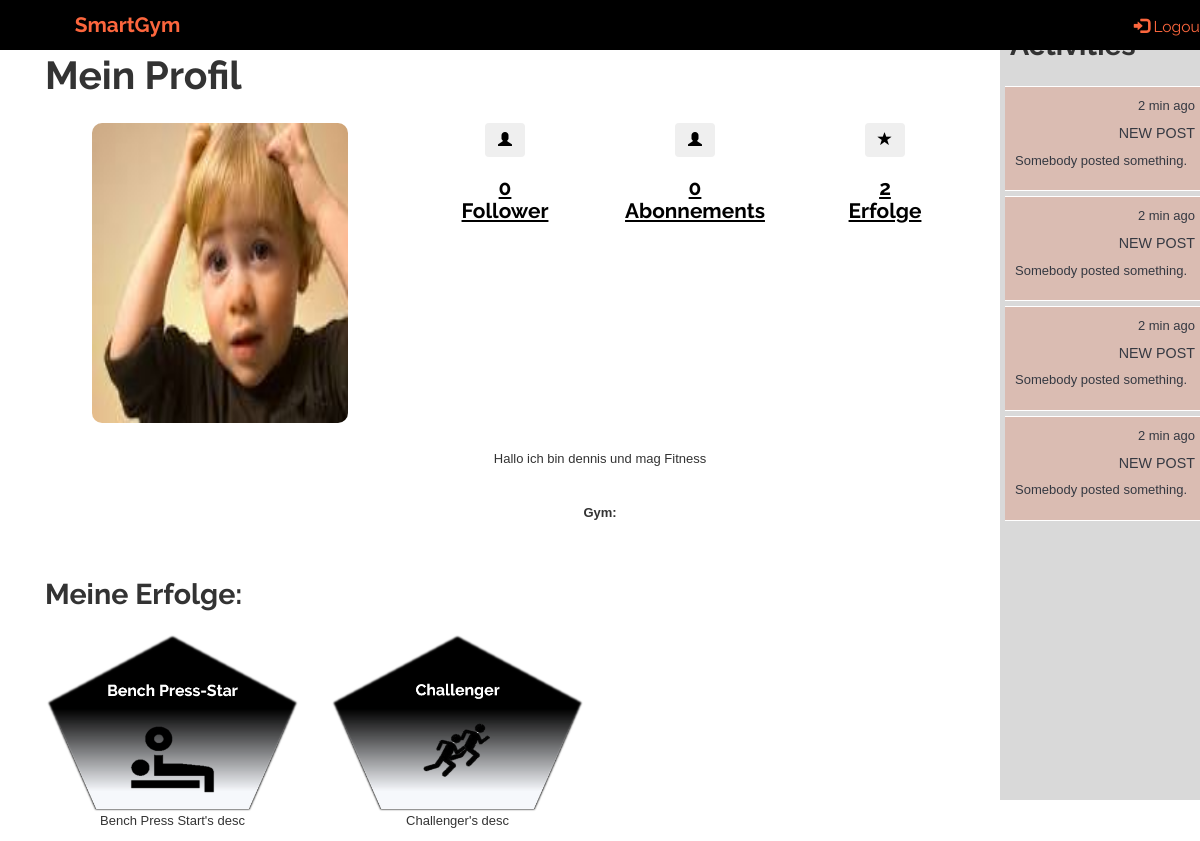
The page /tracker/profile/1 (signed in) on the database as committed earlier.
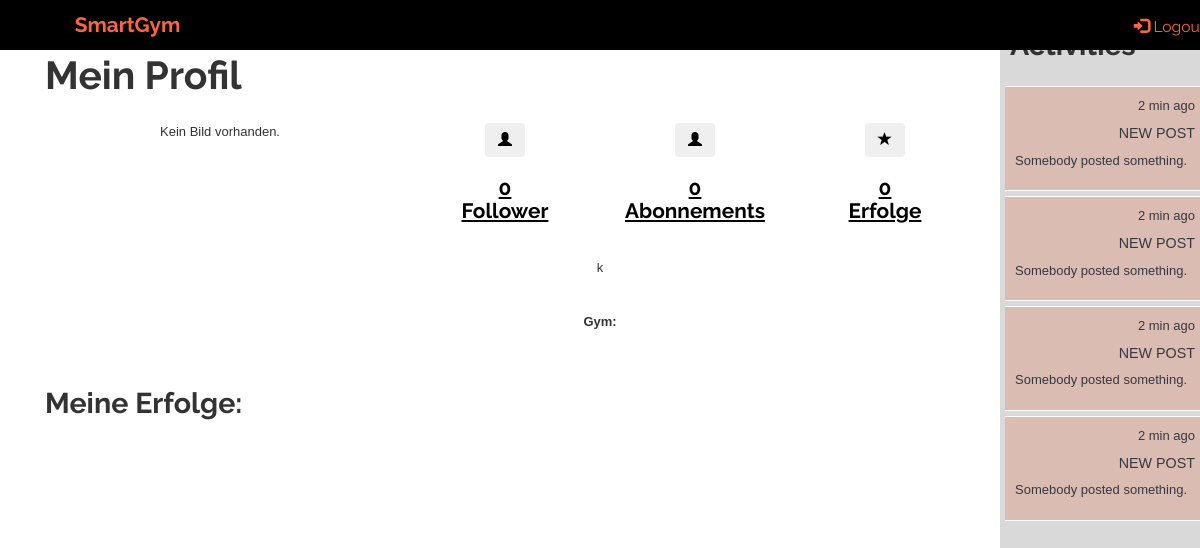
The same page on the database as committed later.
### tracker/models.py (models this page shows, shortened)
class Profile(models.Model):
    user = models.OneToOneField(User, primary_key=True, on_delete=models.CASCADE)
    bio = models.TextField(max_length=500, blank=True, help_text="Beschreibung.")
    profile_image = models.ImageField(upload_to=get_image_path, blank=True, null=True)
    def get_follows_connections(self):
        connections = Connection.objects.filter(follower=self.user)
        return connections
    class Meta:
        abstract = True

class UserProfile(Profile):
    date_of_birth = models.DateField(null=False, blank=False)
    gym = models.ManyToManyField('GymProfile', blank=True)
    rfid_tag = models.CharField('RFID', max_length=10, blank=True, null=True, unique=True)
    achievements = models.ManyToManyField('Achievement', blank=True)

class Achievement(models.Model):
    name = models.CharField(max_length=100, help_text="Insert the name of the achievement here.", primary_key=True)
    description = models.TextField(max_length=500, help_text="What did the user do to achieve it?", null=True,
                                   blank=True)
    user = models.ManyToManyField(User, blank=True)
    achievement_image = models.ImageField(upload_to=get_image_path, blank=True, null=True)

### tracker/views.py (the view)
# urls.py: url(r'^profile/(?P<pk>\d+)$', views.UserProfileView.as_view(), name='profile'),
class UserProfileView(LoginRequiredMixin, generic.DetailView):
    model = UserProfile
    context_object_name = 'profile'
    template_name = 'tracker/profile.html'
    def get_context_data(self, **kwargs):
        context = super().get_context_data(**kwargs)
        context['base_template'] = 'tracker/User/user_tracker_base.html'
        return context

### tracker/templates/tracker/profile.html (shortened to what the changed rows need)
{% extends base_template %}
{% block extra_head %}
{% load static %}
<link rel="stylesheet" href="{% static 'css/style.css' %}">
{% endblock %}
{% block site_content %}
<div class="container background-col">
    <div class="row full-height">
        <div class="col-xs-12 col-sm-12 col-md-12 col-lg-12 padding-0">
            <div class="row row-eq-height">
                {% if profile.user == user %}
                    <div class="col-xs-12 col-sm-12 col-md-12 col-lg-12">
                        <h1>Mein Profil</h1>
                    </div>
                {% else %}
                    <div class="col-xs-12 col-sm-12 col-md-12 col-lg-12 hcenter">
                        <h1>{{ profile.user.username }}'s Profil</h1>
                    </div>
                {% endif %}
            </div>
            <div class="row text-center row-eq-height sm-row-padding">
                <div class="col-xs-12 col-sm-12 col-md-4 col-lg-4 full-h">
                    <div class="row">
                        <div class="col-xs-12 col-sm-12 col-md-4 col-lg-4 full-width">
                            {% if profile.profile_image %}
                                <img src='{{ profile.profile_image.url  }}' class="profile-img img-resize" alt="Profile Image"/>
                            {% else %}
                                <p>Kein Bild vorhanden.</p>
                            {% endif %}
                        </div>
                    </div>
                </div>
                <div class="col-xs-4 col-sm-4 col-md-2 col-lg-2">
                    <a href="{% url 'followers' profile.user.id %}" class="text-center black-text">
                        <h3><b>{{ profile.get_follows_connections |length }}<br>Abonnements</b></h3>
                    </a>
                </div>
                <div class="col-xs-4 cglyol-sm-4 col-md-2 col-lg-2">
                    <a href="#" class="text-center black-text">
                        <h3><b>{{ profile.achievements.all |length }}<br>Erfolge</b></h3>
                    </a>
                </div>
            </div>
            {% if profile.bio %}
                <div class="row text-center sm-row-padding">
                    <div class="col-xs-12 col-sm-12 col-md-12 col-lg-12">
                        <p>{{ profile.bio }}</p>
                    </div>
                </div>
            {% endif %}
            <div class="row sm-row-padding">
                <div class="col-xs-12 col-sm-12 col-md-12 col-lg-12">
                    {% if profile.user == user %}
                        <h2>Meine Erfolge:</h2>
                    {% else %}
                        <h2><b>{{ profile.user.username }}'s Erfolge:</b></h2>
                    {% endif %}
                </div>
            </div>
            <div class="row">
                {% for achievement in profile.achievements.all %}
                    {% if achievement.achievement_image %}
                        <div class="col-xs-12 col-sm-4 col-md-3 col-lg-3">
                            <img class="img-responsive" src="{{ achievement.achievement_image.url }}">
                            <p class="text-center">{{ achievement.description }}</p>
                        </div>
                    {% endif %}
                {% endfor %}
            </div>
        </div>
    </div>
</div>
{% endblock %}

Rows that differ between the two databases and show on the page:
removed Achievement: achievement_image (picture), description "Bench Press Start's desc"
removed Achievement: achievement_image (picture), description "Challenger's desc"
changed UserProfile: profile_image "photos/1/index.jpeg" → empty (drawn); achievements.all|length "2" → "0"; bio "Hallo ich bin dennis und mag Fitness" → "k"; profile_image: picture removed
Other text that changed with them:
text now shown: "Kein Bild vorhanden."
